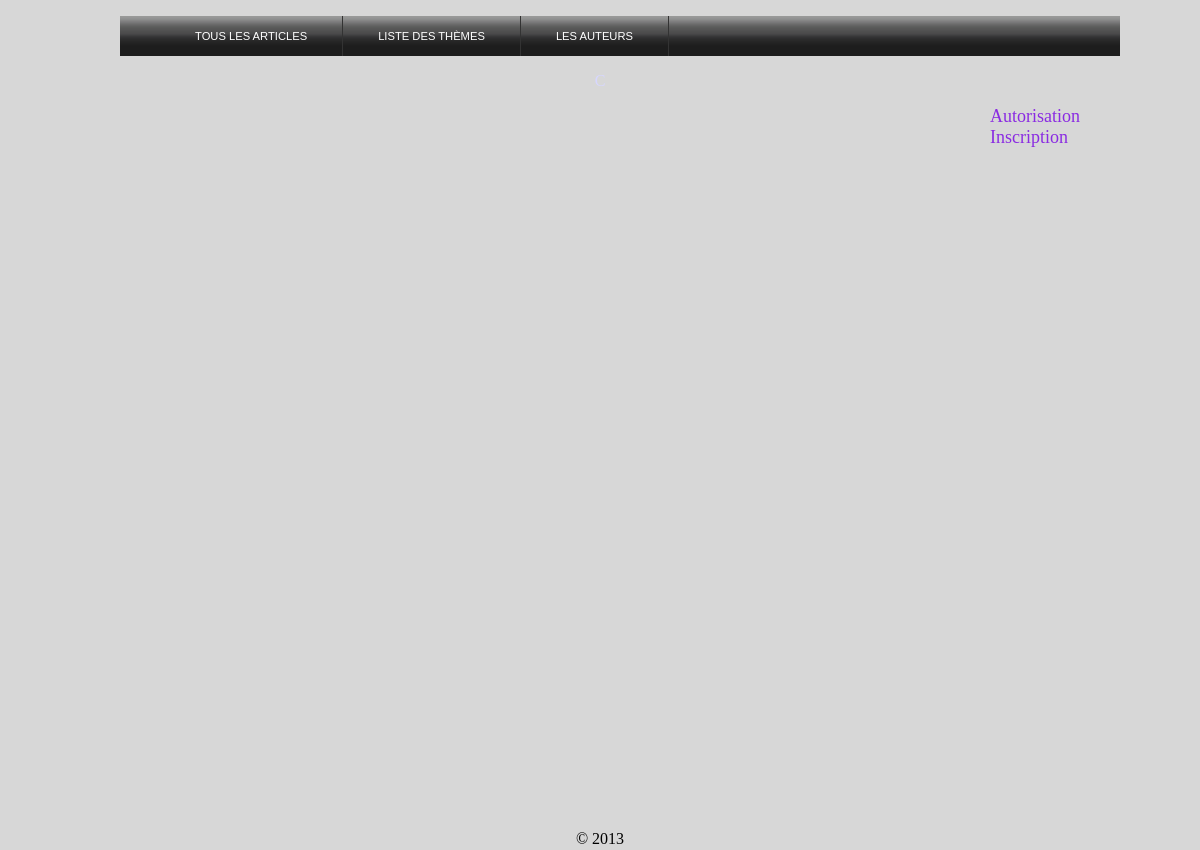
Before: /index.php?page=theme&action=showall with the older database file.
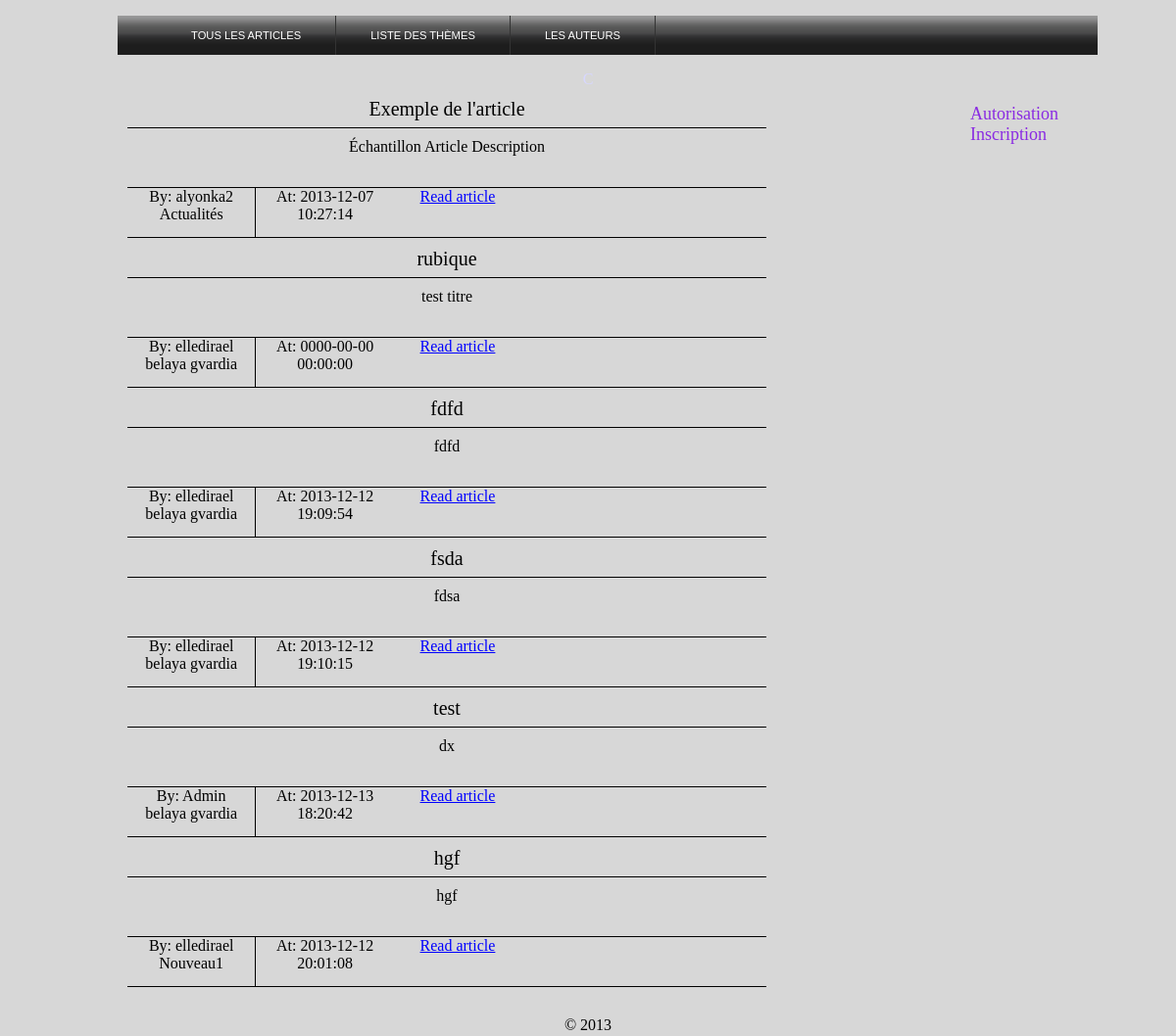
After: the same page with the newer database file.
### tables this page shows
CREATE TABLE IF NOT EXISTS `articles` (
  `id` int(11) NOT NULL AUTO_INCREMENT,
  `theme_id` int(11) NOT NULL,
  `header` varchar(255) NOT NULL,
  `description` text NOT NULL,
  `content` text NOT NULL,
  `date` datetime NOT NULL,
  `creator` int(11) NOT NULL,
  PRIMARY KEY (`id`)
);

CREATE TABLE IF NOT EXISTS `users` (
  `id` tinyint(4) NOT NULL AUTO_INCREMENT,
  `login` varchar(60) NOT NULL,
  `email` varchar(60) NOT NULL,
  `password` varchar(32) NOT NULL,
  `role` int(11) NOT NULL DEFAULT '0',
  PRIMARY KEY (`id`)
);

CREATE TABLE IF NOT EXISTS `themes` (
  `id` int(11) NOT NULL AUTO_INCREMENT,
  `name` varchar(255) NOT NULL,
  `description` text NOT NULL,
  PRIMARY KEY (`id`)
);

### config/db.php (called while the page is built, shortened)
<?php
	class Db{
		private $connection ;
		function __construct() {
			$this->open_connection() ;
		}
		private function open_connection() {
                        $this->connection = new PDO("mysql:host=localhost;dbname=elledirael", 'root', '');
                        $this->connection->query("set character set utf8");
		}
		public function sql($query) {
                        $result = $this->connection->query($query);
			return $result ;
		}
	}
?>

### index.php (called while the page is built, shortened)
<?php
    require 'views/menu.php';
    require 'views/body.php';
    require 'views/footer.php';
?>

### models/mthemes.php (called while the page is built, shortened)
<?php
class ThemesModel extends Db {
    function fetchAssoc($sql) {
        $result = $this->sql($sql);
        $return_result = array();
        foreach($result as $res){
            $return_result[] = $res;
        }
        return $return_result;
    }
    function getAllArticles() {
        $sql = "SELECT ar.header, ar.description, ar.id, ar.content, usr.login, th.name, "
                . " ar.date FROM articles AS ar "
                . "LEFT JOIN users AS usr ON ar.creator = usr.id "
                . "LEFT JOIN themes AS th ON ar.theme_id = th.id";
        return $this->fetchAssoc($sql);
    }
}
?>

### views/themes/all_articles.php (the view)
<?php
    $articles = $modelThemes->getAllArticles();
    foreach ($articles as $key => $value) { ?>
    <div class ="article" >
        <div style="height: 30px; border-bottom: 1px solid black; font-size: 20px;">
            <?php echo $value['header']?></div>
        <div style="height: 50px; text-overflow: ellipsis; margin-top: 10px; border-bottom: 1px solid black;">
            <?php echo $value['description'] ?></div>
        <div style="height: 50px; float: left; width: 20%; min-width: 100px; border-right: 1px solid black;">
            By: <?php echo $value['login']?><br/>
            <?php echo $value['name'] ?>
        </div>
        <div style="height: 50px; margin-left: 5px; float: left; width: 20%; min-width: 100px;">
            At: <?php echo $value['date']?></div>
        <div style="height: 50px; margin-left: 5px; float: left; width: 20%; min-width: 100px;">
            <a href="?page=theme&action=readsolo&id=<?php echo $value['id']?>">Read article</a></div>
    </div>
<?php
}
?>

Changed rows visible on the page:
added articles: header "Exemple de l'article", description "Échantillon Article Description", users.login "alyonka2", theme.name "Actualités", date "2013-12-07 10:27:14"
added articles: header "rubique", description "test titre", users.login "elledirael", theme.name "belaya gvardia", date "0000-00-00 00:00:00"
added articles: header "fdfd", description "fdfd", users.login "elledirael", theme.name "belaya gvardia", date "2013-12-12 19:09:54"
added articles: header "fsda", description "fdsa", users.login "elledirael", theme.name "belaya gvardia", date "2013-12-12 19:10:15"
added articles: header "test", description "dx", users.login "Admin", theme.name "belaya gvardia", date "2013-12-13 18:20:42"
added articles: header "hgf", description "hgf", users.login "elledirael", theme.name "Nouveau1", date "2013-12-12 20:01:08"
